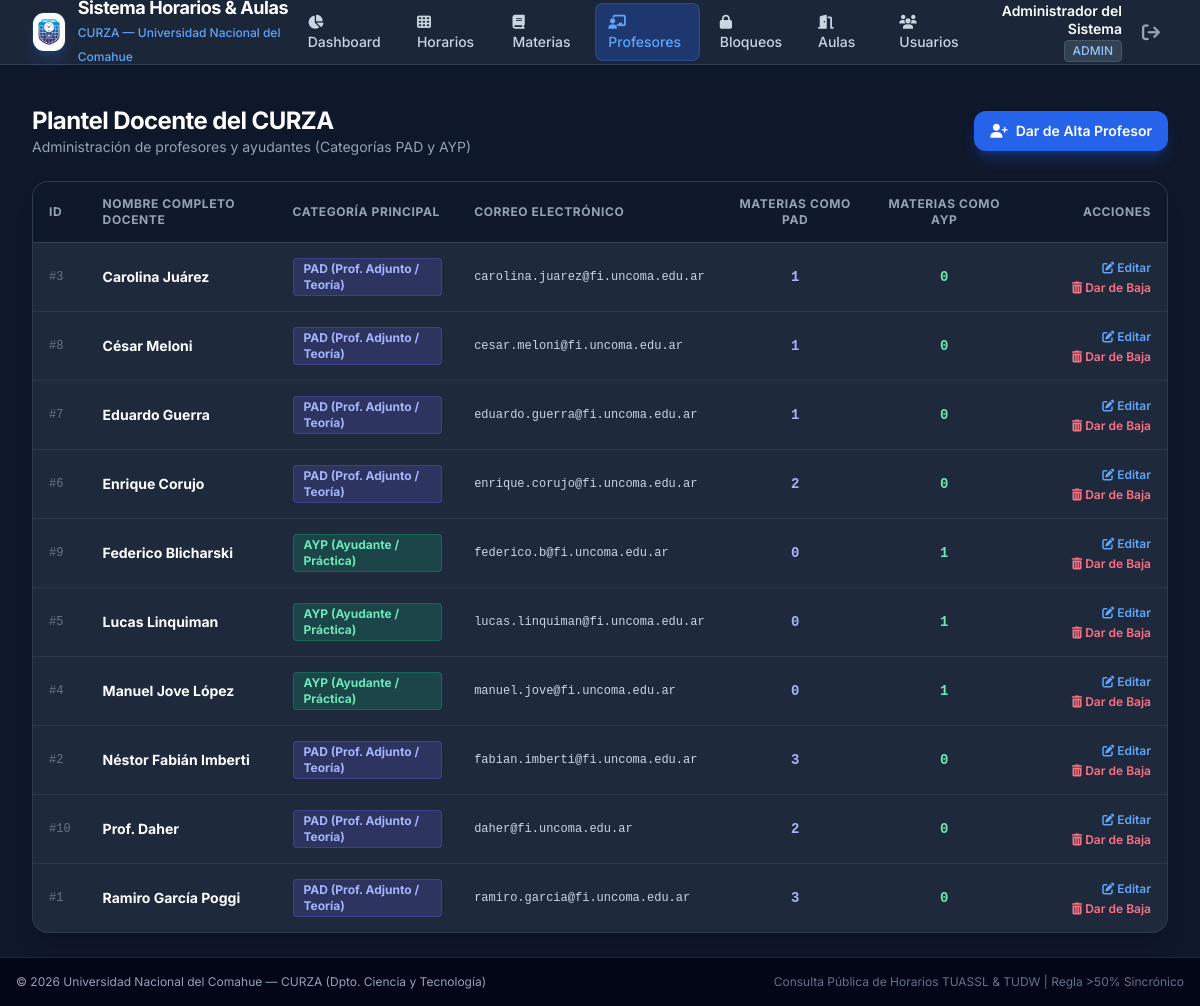
/profesores (signed in), run on the app's committed database.
### app/models.py (models this page shows, shortened)
class User(UserMixin, db.Model):
    __tablename__ = 'users'
    id = db.Column(db.Integer, primary_key=True)
    username = db.Column(db.String(64), unique=True, nullable=False, index=True)
    email = db.Column(db.String(120), unique=True, nullable=False)
    password_hash = db.Column(db.String(256), nullable=False)
    nombre_completo = db.Column(db.String(120), nullable=False)
    role = db.Column(db.String(20), nullable=False, default='alumno') # admin, gestor_aulas, docente, alumno
    profesor_id = db.Column(db.Integer, db.ForeignKey('profesores.id'), nullable=True)
    profesor = db.relationship('Profesor', backref='usuario_asociado', uselist=False)
    created_at = db.Column(db.DateTime, default=datetime.utcnow)
    @property
    def is_admin(self):
        return self.role == 'admin'

class Profesor(db.Model):
    __tablename__ = 'profesores'
    id = db.Column(db.Integer, primary_key=True)
    nombre_completo = db.Column(db.String(120), nullable=False)
    categoria_habitual = db.Column(db.String(20), nullable=True, default='PAD')
    email = db.Column(db.String(120), nullable=True)
    bloques_horarios = db.relationship('BloqueHorario', backref='profesor', lazy=True)

### app/routes.py (the view)
@main_bp.route('/profesores')
@login_required
def profesores():
    lista_profesores = Profesor.query.order_by(Profesor.nombre_completo).all()
    return render_template('profesores.html', profesores=lista_profesores)

### app/templates/profesores.html (shortened to what this page needs)
{% extends "base.html" %}
{% block content %}
<div class="space-y-6">
    <div class="flex flex-col sm:flex-row sm:items-center justify-between gap-4">
        <div>
            <h1 class="text-2xl font-bold text-white tracking-tight">Plantel Docente del CURZA</h1>
            <p class="text-slate-400 text-sm">Administración de profesores y ayudantes (Categorías PAD y AYP)</p>
        </div>
        {% if current_user.is_admin or current_user.is_gestor %}
        <a href="{{ url_for('main.nuevo_profesor') }}" class="px-4 py-2.5 bg-blue-600 hover:bg-blue-500 text-white font-semibold text-sm rounded-xl shadow-lg shadow-blue-600/30 flex items-center gap-2 transition-all">
            <i class="fa-solid fa-user-plus"></i> Dar de Alta Profesor
        </a>
        {% endif %}
    </div>
    <div class="bg-slate-800 rounded-2xl border border-slate-700/80 shadow-xl overflow-hidden">
        <div class="overflow-x-auto">
            <table class="w-full text-left border-collapse min-w-[700px]">
                <thead>
                    <tr class="bg-slate-900/90 text-slate-400 text-xs uppercase tracking-wider border-b border-slate-700">
                        <th class="py-3.5 px-4 font-bold">ID</th>
                        <th class="py-3.5 px-4 font-bold">Nombre Completo Docente</th>
                        <th class="py-3.5 px-4 font-bold">Categoría Principal</th>
                        <th class="py-3.5 px-4 font-bold">Correo Electrónico</th>
                        <th class="py-3.5 px-4 font-bold text-center">Materias como PAD</th>
                        <th class="py-3.5 px-4 font-bold text-center">Materias como AYP</th>
                        {% if current_user.is_admin or current_user.is_gestor %}
                        <th class="py-3.5 px-4 font-bold text-right">Acciones</th>
                        {% endif %}
                    </tr>
                </thead>
                <tbody class="divide-y divide-slate-700/60 text-sm">
                    {% for p in profesores %}
                    <tr class="hover:bg-slate-700/30 transition-colors">
                        <td class="py-3.5 px-4 font-mono text-xs text-slate-500">#{{ p.id }}</td>
                        <td class="py-3.5 px-4 font-bold text-white leading-snug">
                            {{ p.nombre_completo }}
                        </td>
                        <td class="py-3.5 px-4">
                            <span class="inline-flex items-center px-2.5 py-0.5 rounded text-xs font-bold {% if p.categoria_habitual == 'PAD' %}bg-indigo-500/20 text-indigo-300 border border-indigo-500/30{% else %}bg-emerald-500/20 text-emerald-300 border border-emerald-500/30{% endif %}">
                                {{ 'PAD (Prof. Adjunto / Teoría)' if p.categoria_habitual == 'PAD' else 'AYP (Ayudante / Práctica)' }}
                            </span>
                        </td>
                        <td class="py-3.5 px-4 font-mono text-xs text-slate-300">
                            {{ p.email or 'Sin correo registrado' }}
                        </td>
                        <td class="py-3.5 px-4 text-center font-mono font-bold text-indigo-300">
                            {{ p.asignaturas_pad|length }}
                        </td>
                        <td class="py-3.5 px-4 text-center font-mono font-bold text-emerald-300">
                            {{ p.asignaturas_ayp|length }}
                        </td>
                        {% if current_user.is_admin or current_user.is_gestor %}
                        <td class="py-3.5 px-4 text-right space-x-2">
                            <a href="{{ url_for('main.editar_profesor', id=p.id) }}" class="text-xs text-blue-400 hover:text-blue-300 font-semibold" title="Editar profesor">
                                <i class="fa-solid fa-pen-to-square"></i> Editar
                            </a>
                            {% if current_user.is_admin %}
                            <form method="POST" action="{{ url_for('main.eliminar_profesor', id=p.id) }}" class="inline" onsubmit="return confirm('¿Seguro que desea dar de baja a {{ p.nombre_completo }}?');">
                                <button type="submit" class="text-xs text-rose-400 hover:text-rose-300 font-semibold">
                                    <i class="fa-solid fa-trash-can"></i> Dar de Baja
                                </button>
                            </form>
                            {% endif %}
                        </td>
                        {% endif %}
                    </tr>
                    {% endfor %}
                </tbody>
            </table>
        </div>
    </div>
</div>
{% endblock %}

### app/templates/base.html (shortened to what this page needs)
<!DOCTYPE html>
<html lang="es" class="h-full bg-slate-900 text-slate-100">
<head>
    <script src="https://cdn.tailwindcss.com"></script>
    <link rel="stylesheet" href="https://cdnjs.cloudflare.com/ajax/libs/font-awesome/6.4.0/css/all.min.css">
</head>
<body class="h-full font-sans flex flex-col antialiased selection:bg-blue-500 selection:text-white">
    <header class="bg-slate-800/90 backdrop-blur border-b border-slate-700 sticky top-0 z-40 no-print">
        <div class="max-w-7xl mx-auto px-4 sm:px-6 lg:px-8">
            <div class="flex items-center justify-between h-16">
                <div class="flex items-center space-x-3">
                    <a href="{{ url_for('main.horarios') }}" class="flex items-center space-x-3 group">
                        <div class="w-10 h-10 rounded-xl overflow-hidden shadow-lg shadow-blue-500/20 group-hover:scale-105 transition-transform bg-slate-900 flex items-center justify-center border border-blue-500/30">
                            <img src="{{ url_for('static', filename='favicon.png') }}" alt="UNComa Logo Icon" class="w-full h-full object-cover">
                        </div>
                        <div>
                            <span class="font-bold text-lg tracking-tight text-white block leading-tight">Sistema Horarios & Aulas</span>
                            <span class="text-xs text-blue-400 font-medium">CURZA — Universidad Nacional del Comahue</span>
                        </div>
                    </a>
                </div>
                <nav class="flex items-center space-x-1 sm:space-x-2">
                    {% if current_user.is_authenticated %}
                        <a href="{{ url_for('main.dashboard') }}" class="px-3 py-2 rounded-lg text-sm font-medium transition-colors {% if request.endpoint == 'main.dashboard' %}bg-blue-600/30 text-blue-400 border border-blue-500/30{% else %}text-slate-300 hover:bg-slate-700/50 hover:text-white{% endif %}">
                            <i class="fa-solid fa-chart-pie mr-1.5"></i> Dashboard
                        </a>
                        <a href="{{ url_for('main.horarios') }}" class="px-3 py-2 rounded-lg text-sm font-medium transition-colors {% if request.endpoint == 'main.horarios' %}bg-blue-600/30 text-blue-400 border border-blue-500/30{% else %}text-slate-300 hover:bg-slate-700/50 hover:text-white{% endif %}">
                            <i class="fa-solid fa-table-cells mr-1.5"></i> Horarios
                        </a>
                        <a href="{{ url_for('main.materias') }}" class="px-3 py-2 rounded-lg text-sm font-medium transition-colors {% if 'materia' in request.endpoint %}bg-blue-600/30 text-blue-400 border border-blue-500/30{% else %}text-slate-300 hover:bg-slate-700/50 hover:text-white{% endif %}">
                            <i class="fa-solid fa-book mr-1.5"></i> Materias
                        </a>
                        <a href="{{ url_for('main.profesores') }}" class="px-3 py-2 rounded-lg text-sm font-medium transition-colors {% if 'profesor' in request.endpoint %}bg-blue-600/30 text-blue-400 border border-blue-500/30{% else %}text-slate-300 hover:bg-slate-700/50 hover:text-white{% endif %}">
                            <i class="fa-solid fa-chalkboard-user mr-1.5"></i> Profesores
                        </a>
                        <a href="{{ url_for('main.bloqueos_externos') }}" class="px-3 py-2 rounded-lg text-sm font-medium transition-colors {% if request.endpoint == 'main.bloqueos_externos' %}bg-blue-600/30 text-blue-400 border border-blue-500/30{% else %}text-slate-300 hover:bg-slate-700/50 hover:text-white{% endif %}">
                            <i class="fa-solid fa-lock mr-1.5"></i> Bloqueos
                        </a>
                        <a href="{{ url_for('main.aulas') }}" class="px-3 py-2 rounded-lg text-sm font-medium transition-colors {% if request.endpoint == 'main.aulas' %}bg-blue-600/30 text-blue-400 border border-blue-500/30{% else %}text-slate-300 hover:bg-slate-700/50 hover:text-white{% endif %}">
                            <i class="fa-solid fa-door-open mr-1.5"></i> Aulas
                        </a>
                        {% if current_user.is_admin %}
                        <a href="{{ url_for('main.usuarios') }}" class="px-3 py-2 rounded-lg text-sm font-medium transition-colors {% if request.endpoint == 'main.usuarios' %}bg-blue-600/30 text-blue-400 border border-blue-500/30{% else %}text-slate-300 hover:bg-slate-700/50 hover:text-white{% endif %}">
                            <i class="fa-solid fa-users mr-1.5"></i> Usuarios
                        </a>
                        {% endif %}
                    {% endif %}
                </nav>
                <div class="flex items-center space-x-3">
                    {% if current_user.is_authenticated %}
                    <div class="text-right hidden sm:block">
                        <p class="text-sm font-semibold text-white leading-tight">{{ current_user.nombre_completo }}</p>
                        <span class="inline-flex items-center px-2 py-0.5 rounded text-xs font-medium bg-slate-700 text-blue-300 border border-slate-600 uppercase">
                            {{ current_user.role }}
                        </span>
                    </div>
                    <a href="{{ url_for('auth.logout') }}" class="p-2 text-slate-400 hover:text-red-400 hover:bg-red-500/10 rounded-lg transition-colors" title="Cerrar sesión">
                        <i class="fa-solid fa-arrow-right-from-bracket text-lg"></i>
                    </a>
                    {% else %}
                    <a href="{{ url_for('auth.login') }}" class="px-3.5 py-1.5 bg-blue-600 hover:bg-blue-500 text-white font-semibold text-xs rounded-xl shadow-md transition-all flex items-center gap-1.5">
                        <i class="fa-solid fa-right-to-bracket"></i> Iniciar Sesión (Gestión)
                    </a>
                    {% endif %}
                </div>
            </div>
        </div>
    </header>
    <main class="flex-1 max-w-7xl w-full mx-auto px-4 sm:px-6 lg:px-8 py-6">
        {% block content %}{% endblock %}
    </main>
    <footer class="bg-slate-950 border-t border-slate-800 text-slate-400 py-4 no-print mt-auto">
        <div class="max-w-7xl mx-auto px-4 text-center text-xs flex flex-col sm:flex-row items-center justify-between gap-2">
            <p>© 2026 Universidad Nacional del Comahue — CURZA (Dpto. Ciencia y Tecnología)</p>
            <p class="text-slate-500">Consulta Pública de Horarios TUASSL & TUDW | Regla >50% Sincrónico</p>
        </div>
    </footer>
</body>
</html>

### data on the page
User: nombre_completo "Administrador del Sistema", role "ADMIN"
Profesor: id "3", nombre_completo "Carolina Juárez", categoria_habitual "PAD (Prof. Adjunto / Teoría)", email "carolina.juarez@fi.uncoma.edu.ar", asignaturas_pad|length "1", asignaturas_ayp|length "0"
Profesor: id "8", nombre_completo "César Meloni", categoria_habitual "PAD (Prof. Adjunto / Teoría)", email "cesar.meloni@fi.uncoma.edu.ar", asignaturas_pad|length "1", asignaturas_ayp|length "0"
Profesor: id "7", nombre_completo "Eduardo Guerra", categoria_habitual "PAD (Prof. Adjunto / Teoría)", email "eduardo.guerra@fi.uncoma.edu.ar", asignaturas_pad|length "1", asignaturas_ayp|length "0"
Profesor: id "6", nombre_completo "Enrique Corujo", categoria_habitual "PAD (Prof. Adjunto / Teoría)", email "enrique.corujo@fi.uncoma.edu.ar", asignaturas_pad|length "2", asignaturas_ayp|length "0"
Profesor: id "9", nombre_completo "Federico Blicharski", categoria_habitual "AYP (Ayudante / Práctica)", email "federico.b@fi.uncoma.edu.ar", asignaturas_pad|length "0", asignaturas_ayp|length "1"
Profesor: id "5", nombre_completo "Lucas Linquiman", categoria_habitual "AYP (Ayudante / Práctica)", email "lucas.linquiman@fi.uncoma.edu.ar", asignaturas_pad|length "0", asignaturas_ayp|length "1"
Profesor: id "4", nombre_completo "Manuel Jove López", categoria_habitual "AYP (Ayudante / Práctica)", email "manuel.jove@fi.uncoma.edu.ar", asignaturas_pad|length "0", asignaturas_ayp|length "1"
Profesor: id "2", nombre_completo "Néstor Fabián Imberti", categoria_habitual "PAD (Prof. Adjunto / Teoría)", email "fabian.imberti@fi.uncoma.edu.ar", asignaturas_pad|length "3", asignaturas_ayp|length "0"
Profesor: id "10", nombre_completo "Prof. Daher", categoria_habitual "PAD (Prof. Adjunto / Teoría)", email "daher@fi.uncoma.edu.ar", asignaturas_pad|length "2", asignaturas_ayp|length "0"
Profesor: id "1", nombre_completo "Ramiro García Poggi", categoria_habitual "PAD (Prof. Adjunto / Teoría)", email "ramiro.garcia@fi.uncoma.edu.ar", asignaturas_pad|length "3", asignaturas_ayp|length "0"
